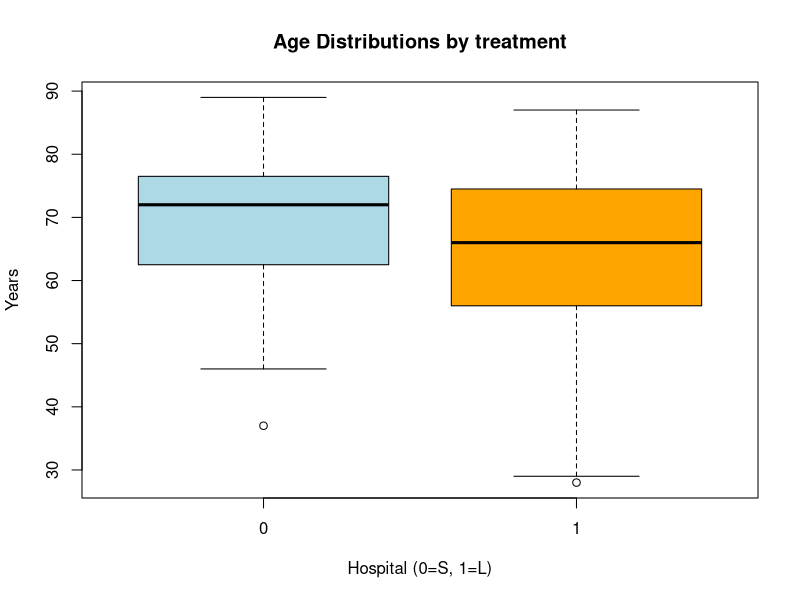
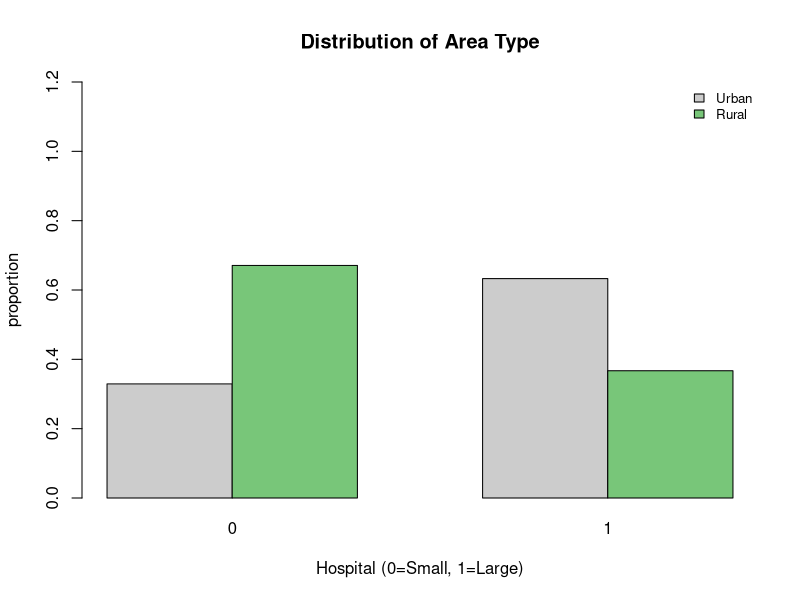
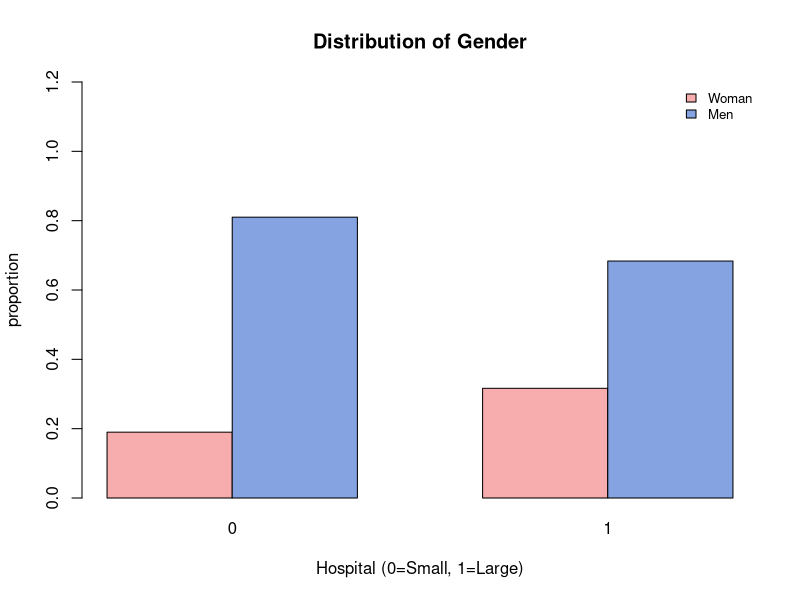
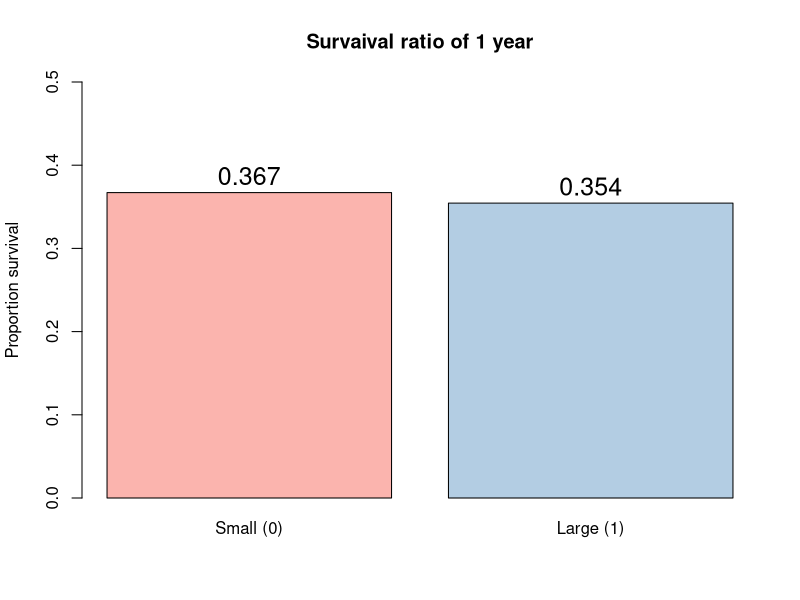
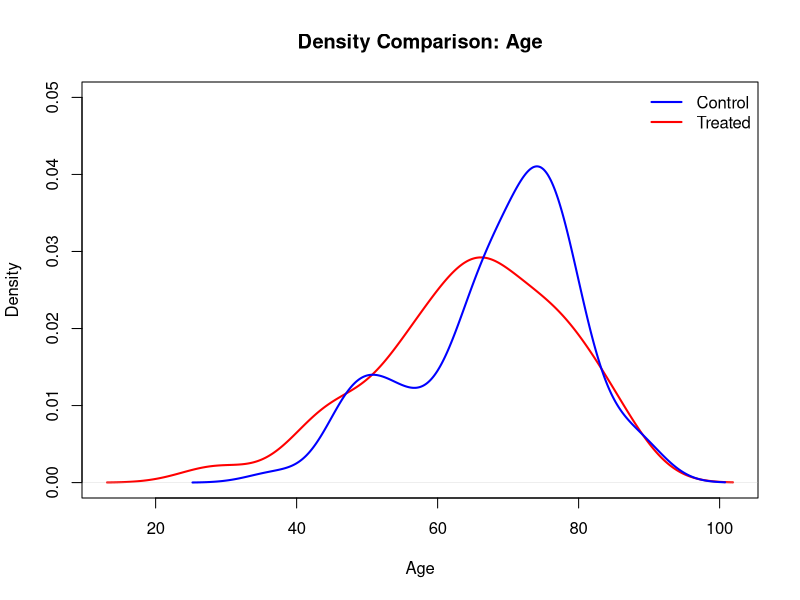
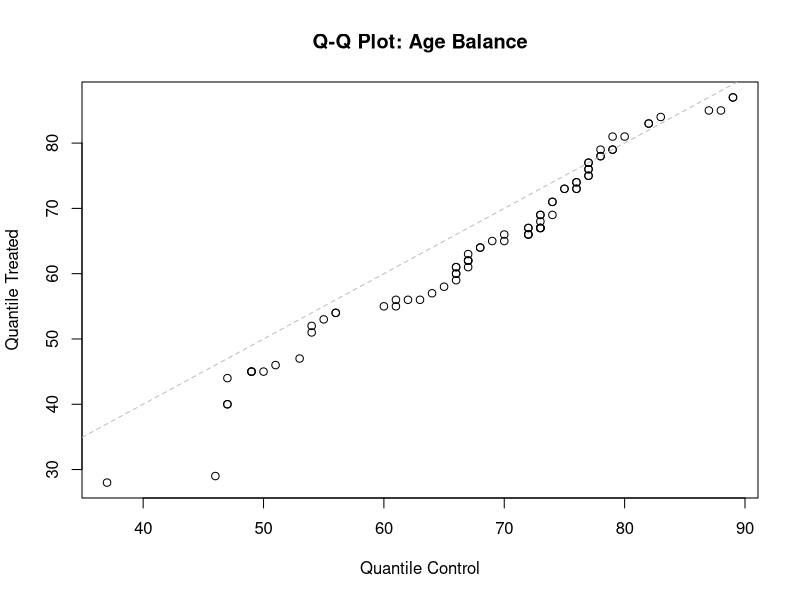
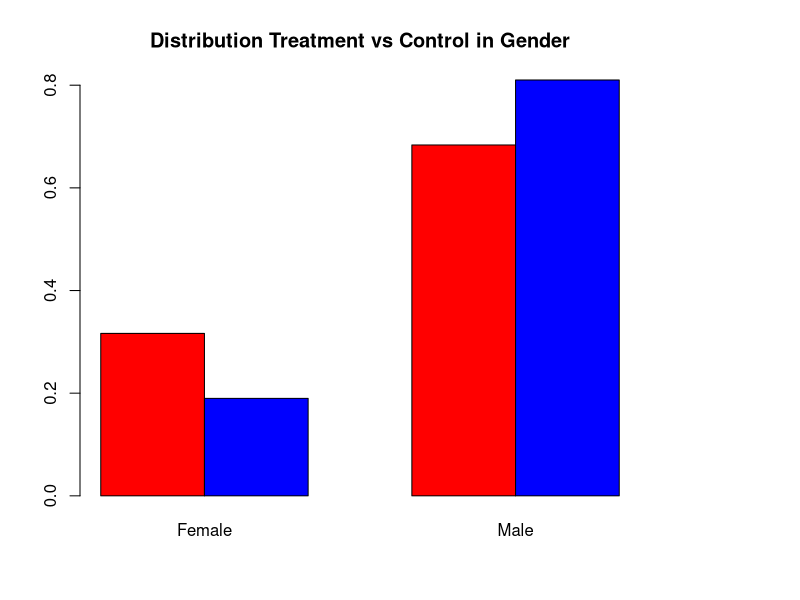
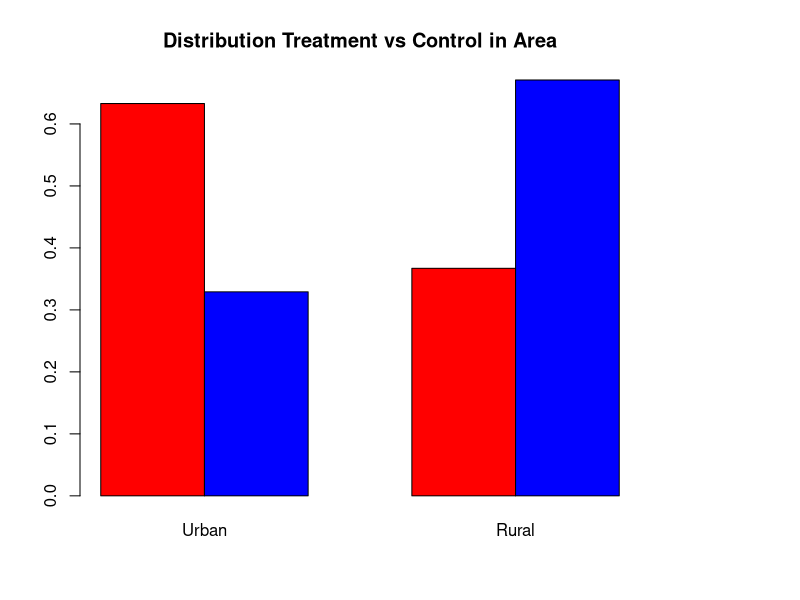

Recreate these plots in R, in order.

# Causal Inference
# Assignment 2
# Authors: Group 2 (Acciai Nathan, Canti Edoardo, Tarlini Davide)


library(dplyr)
library(sandwich)
library(lmtest)


data <- read.table("Karolinska.txt", header = TRUE, sep= " ")
n_total <- nrow(data)
n_groups <- table(data$hvdiag)
n_groups


#1)
#Valutare il bilanciamento e la sovrapposizione nelle covariate
# verificare se i due gruppi (trattati e controlli) sono simili rispetto alle covariate

#a) Ispezionare il numero totale di unità e quante appartengono a ogni gruppo di trattamento
#calcolare stat descrittive, media per campione e per ogni gruppo

#Media per tutte le covariate e per gruppo
covariates <- c("age", "rural", "male")

mean_total <- colMeans(data[, covariates])
mean_group <- aggregate(data[,covariates], by= list(hvdiag= data$hvdiag), FUN=mean)

cat("\n -- Total Mean ---\n")
print(mean_total)
cat("\n -- Total group ---\n")
print(mean_group)


#Barplot for the age of the tratment-control units
boxplot(age ~ hvdiag, data = data,
        main = "Age Distributions by treatment",
        col = c("lightblue", "orange"),
        xlab = "Hospital (0=S, 1=L)", ylab = "Years")

# Barplot per Rural
counts_rural <- table(data$rural, data$hvdiag)
counts_rural
barplot(prop.table(counts_rural, 2), beside = TRUE, 
        main = "Distribution of Area Type",
        col = c("#cccccc", "#78c679"),
        xlab = "Hospital (0=Small, 1=Large)", ylab = "proportion",
        ylim = c(0, 1.2),
        legend.text = c("Urban", "Rural"),
        args.legend = list(x = "topright", bty = "n", cex = 0.8))


# Barplot per Male
counts_male <- table(data$male, data$hvdiag)
barplot(prop.table(counts_male, 2), beside = TRUE, 
        main = "Distribution of Gender",
        col = c("#f7adad", "#85a3e0"),
        xlab = "Hospital (0=Small, 1=Large)", ylab = "proportion",
        ylim = c(0, 1.2), # Più spazio per la legenda
        legend.text = c("Woman", "Men"),
        args.legend = list(x = "topright", bty = "n", cex = 0.8))


surv_stats <- aggregate(survival ~ hvdiag, data = data, FUN = mean)
colnames(surv_stats) <- c("Hospital", "Ratio_Survival")
cat("--- Survival ratio ---\n")
print(surv_stats)

barplot(surv_stats$Ratio_Survival, 
        names.arg = c("Small (0)", "Large (1)"),
        main = "Survaival ratio of 1 year",
        col = c("#fbb4ae", "#b3cde3"),
        ylab = "Proportion survival",
        ylim = c(0, 0.5), # La sopravvivenza è intorno al 35-36%
)
# Aggiungo il valore esatto sopra le colonne
text(x = c(0.7, 1.9), y = surv_stats$Ratio_Survival + 0.02, 
     labels = round(surv_stats$Ratio_Survival, 3), cex = 1.5)

#Quello che si può vedere è questo.
#ETA: ha una differenza di 3 anni quindi i pazzienti negli ospedali grandi sono poco più anziani 
#che comunque potrebbe fare differenza essendo che aumenta il fattore di rischio per la mortalità
#RURALE: aui c'è una grossa differenza si parla di un 30% in più di popolazione negli ospedali piccoli che viene da campagna rispetto alla zona urbana
#Questa differenza potrebbe essere dato da diversi fattori, ma non va molto bne
#Maschio: C'è una maggiore concentrazione di maschi negli ospedali piccoli rispetto a quelli grandi di un 12%
#potrebbe portare sbiulanciamento.
#A prima vista, sembrerebbe che gli ospedali grandi siano peggiori (sopravvivenza più bassa del
# 1.3%). Tuttavia, grazie all'analisi delle covariate fatta prima, sappiamo che gli ospedali piccoli
# trattano pazienti molto più anziani e rurali. Questo è il classico esempio di bias da confondimento:
# i pazienti negli ospedali grandi potrebbero essere in condizioni cliniche iniziali più gravi che non
# sono catturate dalle sole covariate age, rural e male, oppure lo sbilanciamento delle covariate
# maschera il vero beneficio degli ospedali grandi.
#Quindi si deve andare a adottare metodo di aggiustamento per stimare il vero effetto causale.

#1b) calcolare per ogni covariata la differenza normalizzata,per l'eta che è variabile continua anche la misura di 
#bilanciamento normalizzata comparare

#DElta function
delta_calculation <- function(Xt,Xc){
  Xt_mean <- mean(Xt)
  Xc_mean <- mean(Xc)
  std_t <- var(Xt)
  std_c <- var(Xc)
  delta <- (Xt_mean- Xc_mean) / sqrt((std_c+std_t)/2)
  return(delta)
}

X_t <- data[data$hvdiag==1, ]
X_c <- data[data$hvdiag==0, ]
covariates <- c("age","rural", "male")

delta_table <-data.frame(
  Delta= sapply(covariates, function(nome_col) {
        delta_calculation(X_t[[nome_col]], X_c[[nome_col]])
   }))
delta_table

gamma_calculation<- function(Xt,Xc){
  sigmat <- sd(Xt)
  sigmac <- sd(Xc)
  gamma<- log(sigmat / sigmac)
  return(gamma)
}
gamma_age<-gamma_calculation(X_t[["age"]],X_c[["age"]])
gamma_age

#compare the covariate distribution
plot(density(X_t$age), col = "red", lwd = 2, 
     main = "Density Comparison: Age", 
     xlab = "Age", ylim = c(0, 0.05))
lines(density(X_c$age), col = "blue", lwd = 2)
legend("topright", legend = c("Control", "Treated"), 
       col = c("blue", "red"), lty = 1, lwd = 2, bty = "n")



qqplot(X_c$age, X_t$age, 
       xlab = "Quantile Control", ylab = "Quantile Treated",
       main = "Q-Q Plot: Age Balance")
abline(0, 1, col = "gray", lty = 2)


par(mar = c(5, 4, 4, 8))
barplot(rbind(prop.table(table(X_t$male)),
              prop.table(table(X_c$male))),
        beside = TRUE,
        main = "Distribution Treatment vs Control in Gender",
        col = c("red", "blue"),
        names.arg = c("Female", "Male")) 
legend("topright",
       inset = c(-0.50, 0),
       legend = c("Trattati", "Controlli"),
       fill = c("red", "blue"),
       xpd = TRUE,
       bty = "n")


barplot(rbind(prop.table(table(X_t$rural)),
              prop.table(table(X_c$rural))),
        beside = TRUE,
        main= "Distribution Treatment vs Control in Area",
        col = c("red", "blue"),
        names.arg = c("Urban", "Rural")) 
legend("topright",
       inset = c(-0.50, 0),
       legend = c("Trattati", "Controlli"),
       fill = c("red", "blue"),
       xpd = TRUE,
       bty = "n")

#conclusion
#There is substantial imbalance across all covariates. In particular, the normalized differences exceed the 
#common threshold of 0.1 for all variables, with especially large imbalance for the rural variable. 
#Additionally, for age, the dispersion measure (Γ = 0.15) indicates that the treated group exhibits higher variability.
#Δ| < 0.1 → buon bilanciamento
#Δ| > 0.1 → sbilanciamento
#overall, the evidence suggests that the treatment assignment is not independent of the observed covariates, 
#and adjustment methods are required before estimating causal effects




#2) SRE
#The age covariates is continuos, but the exercise required to trasform in deterministic variable with this range of age
#[25− 60), (60, 75], > 75
#The strata are 3*2*2 equal to a combinations of the covariates
age_cut <- cut(data$age,
               breaks = c(25, 60, 75, Inf),
               labels = c("[25-60)","[60,75]",">75"),
               right=TRUE
               )
age_cut
strata <- interaction(age_cut, data$male, data$rural, drop=TRUE)
length(levels(strata))

#now we go to inspect number of units in each strata
table_strata<-table(strata=strata, tratment_vs_control=data$hvdiag)
table_strata
#inspect the number of units treatment and control for age group
table_age_group<-table(age_cut, data$hvdiag)
table_age_group

#we can see in the range [25-60) we have more treatment than control, opposite in the range >75, the situation in the middle section
#is more equilibrated
#This means that the treatment is most commonly prescribed to young patients.

#2b)
#the strata that have only unit treated or control is the [25-60).0.1 that have 0 control and 2 treated
#This suggests a violation of the overlap assumption, as no comparison between treated and control units is possible within that stratum.
#the proportion of this case respect all units is

proportion_of_problem_strata <- function(table_strata){
  idx <- apply(table_strata, 1, function(x) any(x == 0))
  strata_names <- rownames(table_strata)[idx]
  
  units_problem <- sum(table_strata[idx, ])
  total_units <- sum(table_strata)
  prop <- units_problem / total_units
  
  return(list(
    strata = strata_names,
    n_strata = length(strata_names),
    proportion = prop
  ))
}
strata_problem <- proportion_of_problem_strata(table_strata)
strata_problem


#then we look strata with either one control or one treatment
proportion_of_one_strata <- function(table_strata){
  idx <- apply(table_strata, 1, function(x) any(x == 1))
  strata_names <- rownames(table_strata)[idx]
  
  units_problem <- sum(table_strata[idx, ])
  total_units <- sum(table_strata)
  prop <- units_problem / total_units
  
  return(list(
    strata = strata_names,
    n_strata = length(strata_names),
    proportion = prop
  ))
}
one_ct_strata <- proportion_of_one_strata(table_strata)
one_ct_strata

#now we go to see which strata have more than one units t/c in the strata
prop_good_strata <- function(tab){
  
  idx <- tab[,1] > 1 & tab[,2] > 1
  
  strata_names <- rownames(tab)[idx]
  n_strata <- sum(idx)
  
  units_good <- sum(tab[idx, ])
  
  
  total_units <- sum(tab)
  
  prop <- units_good / total_units
  
  return(list(
    strata = strata_names,
    n_strata = n_strata,
    proportion = prop
  ))
}
good_strata <- prop_good_strata(table_strata)
good_strata
data_filtered <- data[strata %in% good_strata$strata, ]
data_filtered$strata <- factor(strata[strata %in% good_strata$strata])

#Compute ATE e Variance estiamtor

compute_point_estimation<- function(data_filtered){
  strata_unique <- unique(data_filtered$strata)
  tau_hat <-0
  var_hat <-0
  N <- nrow(data_filtered)
  for(s in strata_unique){
    strata <- data_filtered[data_filtered$strata == s, ]
    Y_t <- strata$survival[strata$hvdiag==1]
    Y_c <- strata$survival[strata$hvdiag==0]
    n_t <- length(Y_t)
    n_c <- length(Y_c)
    n_s <- n_t + n_c
    w_s= n_s / N
    tau_s <- mean(Y_t) - mean(Y_c)
    tau_hat <- tau_hat +  tau_s *w_s
    var_s <- (var(Y_t) / n_t + var(Y_c) / n_c)
    var_hat <- var_hat + var_s * (w_s^2)
  }
  return(list(ATE= tau_hat, Variance_estimator= var_hat))
}

result_PE <- compute_point_estimation(data_filtered)
result_PE

#costruction CI 95%
alpha <- 0.05
z <- qnorm(1 - alpha/2)

se <- sqrt(result_PE$Variance_estimator)
ATE <- result_PE$ATE
CI_low <- ATE - z * se
CI_high <-ATE + z * se

CI <- c(CI_low, CI_high)
CI
result_ex <- data.frame(
  statistic = c("tau_hat", "variance_estimator", "CI_low", "CI_high"),
  value = c(
    result_PE$ATE,
    result_PE$Variance_estimator,
    CI[1],
    CI[2]
  )
)

result_ex
#The estimated Average Treatment Effect (ATE) is positive but small ($\hat{\tau} \approx 0.10$). 
#However, since the 95% confidence interval includes zero, there is no statistical evidence of a significant
#causal effect. This high level of uncertainty is consistent with the initial covariate imbalance and the 
#limited overlap between the treated and control groups within the strata."


# 3) 
#Lin estimator
#first of all Lin estimator required a centered covariates, that mean we subtrack the value of the covariates
#with the mean of this

age_c <- data$age - mean(data$age)
rural_c <- data$rural - mean(data$rural)
male_c <- data$male - mean(data$male)

#after this we construct a model for Lin estimator with the interaction of treatment and centered covariates
#for the interaction we have the *
Y_true <- data$survival
Treatment <- data$hvdiag
model <- lm(Y_true ~ Treatment * (age_c + rural_c + male_c))
summary(model)

lin_results <- coeftest(model, vcov = vcovHC(model, type = "HC3"))
lin_results

ace_lin <- lin_results["Treatment", "Estimate"]
se_lin <- lin_results["Treatment", "Std. Error"]


cat("ACE (Lin 2013):", ace_lin, "\nRobust SE:", se_lin)

#To correct for selection bias, we applied the estimator proposed by Winston Lin (2013),
# using a regression with interactions between the treatment and centered covariates. 
#This method provides a more efficient and robust estimate of the average causal effect (ACE). 
#The result shows an almost null effect (0,033) and a relatively large robust standard error (0.08666), 
#confirming that, after adjustment, the estimated causal effect is not statistically distinguishable from zero.


# 4)
covariates_names <- c("age", "rural", "male")
X <- as.matrix(data[, covariates_names])
X
# we don't use the scale because we don't have a extermis value in the dataset and scaled a binary value don't have to much sense

#build the model glm with binomial family for logistic regression

ps_model <- glm(Treatment ~ X, family = binomial())
summary(ps_model)

ps_score <- ps_model$fitted.values
ps_score
lpscore <- ps_model$linear.predictors
lpscore

by(ps_score, Treatment, summary)
par(mar = c(5, 4, 4, 8))
hist(ps_score[data$hvdiag == 1], col = rgb(0,0,1,0.5), 
     main = "Overlap of Propensity Score", xlab = "PS", breaks = 15)
hist(ps_score[data$hvdiag == 0], col = rgb(1,0,0,0.5), add = TRUE, breaks = 15)
legend("topright", 
       inset = c(-0.5, 0),    
       legend = c("Treated", "Control"), 
       fill = c(rgb(0,0,1,0.5), 
                rgb(1,0,0,0.5)),
       cex = 0.7,             
       xpd = TRUE,            
       bty = "n") 

#Clear imbalance: distributions diverge in the tails. Partial overlap makes trimming essential to remove non-comparable units.

#4a)
ps_score
#Discard control units with estimated propensity scores lower than the minimum 
#of the active treated units’ estimated propensity scores or higher than 
#the maximum of the active treated units’ estimated propensity scores.
minimum_ps_treated <- min(ps_score[data$hvdiag == 1])
maximum_ps_treated <- max(ps_score[data$hvdiag == 1])
ps_bounds_treated <- cbind(minimum_ps_treated, maximum_ps_treated)
ps_bounds_treated

filtered_data <- data[ps_score>=minimum_ps_treated & ps_score<=maximum_ps_treated, ]
filtered_data

total_cardinality <- nrow(data)
filtered_cardinality <- nrow(filtered_data)
data_cardinalities <- cbind(total_cardinality, filtered_cardinality)
data_cardinalities

# How many units did you discard? 
# What are we doing, and why is it important to discard these units?
# We are discarding 4 control units because these 4 units are too different from 
# those in the treatment group to make the two sets comparable.

# 4b) Re-estimate propensity scores on the new sample.
# For this we need to re-build the covariates, of course, using 
# the filtered data
covariates_names <- c("age", "rural", "male")
filtered_X <- as.matrix(filtered_data[, covariates_names])
filtered_X
# Confirming cardinalities
cat("Original Covariates:", nrow(X), "\nFiltered Covariates: ", nrow(filtered_X))    

# 4b) Re-estimate propensity scores on the new sample.
ps_model_filtered <- glm(hvdiag ~ age + rural + male, 
                         data = filtered_data, family = binomial())
summary(ps_model_filtered)

ps_score_filtered <- ps_model_filtered$fitted.values
ps_score_filtered
lpscore_filtered <- ps_model_filtered$linear.predictors
lpscore_filtered

by(ps_score_filtered, filtered_data$hvdiag, summary)

# Checking overlapping
par(mar = c(5, 4, 4, 8))
hist(ps_score_filtered[filtered_data$hvdiag == 1], col = rgb(0,0,1,0.5), 
    main = "Filtered data Overlapping", xlab = "Re-estimated PS", breaks = 15,
     xlim = c(0, 1)) 

hist(ps_score_filtered[filtered_data$hvdiag == 0],col = rgb(1,0,0,0.5), add = TRUE, 
     breaks = 15)

legend("topright",inset = c(-0.5, 0),legend = c("Treated", "Control"), 
      fill = c(rgb(0,0,1,0.5), rgb(1,0,0,0.5)), cex = 0.7,xpd = TRUE,  bty = "n")

# for 4c We are going to re-use delta_calculation
ps_t_new <- ps_score_filtered[filtered_data$hvdiag == 1]
ps_c_new <- ps_score_filtered[filtered_data$hvdiag == 0]
delta_ps_final <- delta_calculation(ps_t_new, ps_c_new)
# Balance Measure on Re-estimated PS
print(delta_ps_final)

# previous value:
ps_t_old <- ps_score[data$hvdiag == 1]
ps_c_old <- ps_score[data$hvdiag == 0]
delta_ps_initial <- delta_calculation(ps_t_old, ps_c_old)
ps_old_new <- cbind(delta_ps_initial, delta_ps_final)
ps_old_new




### Exercise 5
w = filtered_data$hvdiag
ps_score_filtered <- ps_model_filtered$fitted.values

# Subclassification of trimmed sample
breaks <- quantile(ps_score_filtered, probs = c(0, 0.25, 0.50, 0.70, 0.85, 1))
subclasses <- cut(ps_score_filtered, breaks = breaks, labels = 1:5, include.lowest = TRUE)
strata_sizes <- table(subclasses)
breaks
subclasses
strata_sizes

# 5a
subclass_table <- table(subclasses, w)
colnames(subclass_table) <- c("Control", "Treated")
print(subclass_table)

# Plot PS histogram per strata
par(mfrow=c(2,3))
for(j in 1:5){
  
  hist(ps_score_filtered[w==1 & subclasses==j], breaks=20, freq=FALSE, ylab="", 
       xlab=paste("Propensity scores", "-", "Stratum", j), 
       axes = FALSE, ,col=4, density=30, main="")
  hist(ps_score_filtered[w==0 & subclasses==j], breaks=20, freq=FALSE, col=2, add=T, density=30)
  axis(1)
}
plot(1:3, 1:3, type="n", axes=FALSE, xlab="", ylab="")
legend("topright", legend=c("Control group", "Treatment group"), col=c(2,4), lty=c(1,1))
par(mfrow=c(1,1))

# 5b
# Part 1: Normalized Differences pre and post stratification
s20 <- apply(filtered_X[w==0,], 2, var)
s21 <- apply(filtered_X[w==1,], 2, var)

norm_diff = function(X, w) {
  Xm <- apply(X,2,mean)
  Xm0 <-apply(X[w==0,], 2, mean) 
  Xm1<-apply(X[w==1,], 2, mean)
  
  DeltaX<- (Xm1-Xm0)/sqrt({s20+s21}/2)
  
  return(DeltaX)
}

complete_norm_diff = norm_diff(filtered_X, w)
complete_norm_diff

split_data <- lapply(split(filtered_X, subclasses), matrix, ncol=3)
split_w <- lapply(split(w, subclasses), as.matrix)
split_data
split_w

strat_diffs <- Map(norm_diff, split_data, split_w)
strat_diffs

diff_matrix <- do.call(rbind, strat_diffs)
weights <- strata_sizes / sum(strata_sizes)
strat_norm_diff <- t(weights) %*% diff_matrix
strat_norm_diff

# Love plot
par(mar=c(5, 12, 4, 2) + 0.1)
plot(complete_norm_diff, 1:length(complete_norm_diff), pch=19, ylab="",
     xlab="Normalized Mean Differences", col=2, axes=FALSE, 
     main="",xlim=c(-1,1))
points(strat_norm_diff,1:length(complete_norm_diff), pch=19, col=4)
abline(v=0, lty=2)
axis(2, at=1:1:ncol(filtered_X), labels = c('age', "rural", "male"), las=2)
axis(1)
legend("topright", legend=c(expression(Delta[ct]), expression(Delta[ct]^strat)),
       col=c(2,4), pch=c(19,19))
box()

# Part 2: Assess balance in the covariates using each covariate as an outcome
# Complete Sample statistics
Xm0 <-apply(filtered_X[w==0,], 2, mean)
Xm1<-apply(filtered_X[w==1,], 2, mean)
tau_complete = Xm1-Xm0
s20 <- apply(filtered_X[w==0,], 2, var)
s21 <- apply(filtered_X[w==1,], 2, var)
s2<- {s20*(sum(1-w)-1) + s21*(sum(w)-1)}/{length(w)-2}
z_complete <- tau_complete/sqrt(s2*{1/sum(1-w) + 1/sum(w)})
tau_complete
z_complete

# Stratified Statistics
balance.check = function(w, x, pstrata)
{
  ej.levels = sort(unique(pstrata))
  J      = length(ej.levels)
  PiJ     = rep(0, J)
  TauJ    = rep(0, J)
  varJ    = rep(0, J)
  for(j in 1:J)
  {
    ej         = ej.levels[j]
    wj         = w[pstrata == ej] 
    xj         = x[pstrata == ej]
    PiJ[j]     = length(wj)/length(w)
    TauJ[j]    = mean(xj[wj==1]) - mean(xj[wj==0])
    varj <- (var(xj[wj==1])*{sum(wj)-1} + var(xj[wj==0])*{sum(1-wj)-1})/{length(wj)-2}
    varJ[j]    = varj*{1/sum(wj) + 1/sum(1-wj)}
    
  }
  
  tau <- sum(PiJ*TauJ)
  V.tau <- sum({PiJ^2}*varJ)
  
  list(TauJ=TauJ, varJ=varJ, Tau=tau, V.tau=V.tau)
}

tau.x <- var.tau.x <- z.x<- matrix(NA, nrow=ncol(filtered_X), ncol = {5+1})
colnames(tau.x)<-colnames(var.tau.x)<- colnames(z.x) <- c(paste("Stratum ", 1:5), "All")
rownames(tau.x)<-rownames(var.tau.x)<- rownames(z.x) <-colnames(filtered_X)
lb.x<- ub.x<-Delta.ct.s<-p.value.x<-rep(0,ncol(filtered_X))
alpha<-0.05

for(ell in 1:ncol(filtered_X)){
  balance.x<-  balance.check(w, filtered_X[,ell], subclasses)
  
  tau.x[ell,]<- c(balance.x$TauJ, balance.x$Tau)
  var.tau.x[ell,]<- c(balance.x$varJ, balance.x$V.tau)  
  z.x[ell,]<- c(balance.x$TauJ/sqrt(balance.x$varJ), balance.x$Tau/sqrt(balance.x$V.tau))
  
  lb.x[ell] <- balance.x$Tau-qnorm(1-alpha/2)*sqrt(balance.x$V.tau)
  ub.x[ell] <- balance.x$Tau+qnorm(1-alpha/2)*sqrt(balance.x$V.tau)
  
  mr <- lm(filtered_X[,ell]~as.factor(subclasses))
  me <- lm(filtered_X[,ell]~w*as.factor(subclasses))
  p.value.x[ell]<- anova(mr, me)$Pr[2]
}

# Plot tables to compare complete sample vs stratified statistics
round(tau.x,2)
round(cbind(Xm1-Xm0, tau.x),2)
round(sqrt(var.tau.x),2)
round(cbind(sqrt(s2*{1/sum(1-w) + 1/sum(w)}), sqrt(var.tau.x)),2)

z.x[is.nan(z.x)] <-0  
z.x
round(cbind(z_complete,z.x, p.value.x),3)

round(cbind(lb.x, ub.x),3)

# Plot of tau.x and their 95% CI 
plot(seq(1,3),tau.x[1:3,ncol(tau.x)], ylim=c(min(lb.x)-0.5, max(ub.x)+0.5), pch=19, cex=2, axes=FALSE, xlab="", ylab="")
for(ell in 1:3){
  segments(ell,lb.x[ell], ell,ub.x[ell])
}
abline(h=0, lty=2)
axis(1, at=seq(1,3), labels = c("age", "rural", "male"), cex.axis=0.75)
axis(2, at=seq(round(min(lb.x), 2)-0.5, round(max(ub.x), 2)+0.5, by=0.5, ))

# Plot tau.x and their 95% CI just for rural and male covariates (much smaller CIs)
plot(seq(2,3),tau.x[2:3,ncol(tau.x)], ylim=c(-0.3, 0.3), pch=19, cex=2, axes=FALSE, xlab="", ylab="")
for(ell in 2:3){
  segments(ell,lb.x[ell], ell,ub.x[ell])
}
abline(h=0, lty=2)
axis(1, at=seq(2,3), labels = c("rural", "male"), cex.axis=0.75)
axis(2, at=seq(-0.3, 0.3, by=0.03,))

# 5c
# Analysis Phase
filtered_Y <- filtered_data["survival"]
  
strat_ATE = function(w, y, pstrata)
{
  ej.levels = sort(unique(pstrata))
  J      = length(ej.levels)
  PiJ     = rep(0, J)
  TauJ    = rep(0, J)
  varJ    = rep(0, J)
  for(j in 1:J)
  {
    ej         = ej.levels[j]
    wj         = w[pstrata == ej] 
    yj         = y[pstrata == ej, ]
    PiJ[j]     = length(wj)/length(w)
    TauJ[j]    = mean(yj[wj==1]) - mean(yj[wj==0])
    varJ[j] <- (var(yj[wj==1])/sum(wj)) + (var(yj[wj==0])/sum(1-wj))
  }
  
  tau <- sum(PiJ*TauJ)
  V.tau <- sum({PiJ^2}*varJ)
  
  list(TauJ=TauJ, varJ=varJ, Tau=tau, V.tau=V.tau)
} 
  
tau_ATE <- strat_ATE(w, filtered_Y, subclasses)  
tau_ATE  

alpha = 0.05
ATE.lb <- tau_ATE$Tau-qnorm(1-alpha/2)*sqrt(tau_ATE$V.tau)
ATE.ub <- tau_ATE$Tau+qnorm(1-alpha/2)*sqrt(tau_ATE$V.tau)
c(ATE.lb, ATE.ub)

# 5d
library(car)
CovAdj_Subps  = function(w, y, x, pstrata){
  ej.levels = unique(pstrata)
  J      = length(ej.levels)
  PiJ     = rep(0, J)
  TauJ    = rep(0, J)
  varJ    = rep(0, J)
  
  for(j in 1:J)
  {
    ej         = ej.levels[j]
    wj         = w[pstrata == ej]
    xj         = x[pstrata == ej,]
    zxj         = scale(xj, center=TRUE, scale=FALSE)
    yj         = y[pstrata == ej,]
    PiJ[j]     = length(wj)/length(w)
    reg.int    =  lm ( yj ~ wj + zxj + wj*zxj )
    TauJ[j]    =  coef( reg.int )[2]
    varJ[j]    =  hccm(reg.int, type="hc2")[2 , 2]
  }
  
  return(c(sum(PiJ*TauJ), sum(PiJ^2*varJ)))
} 

tau_lin <- CovAdj_Subps(w, filtered_Y, filtered_data['age'], subclasses)
tau_lin

sqrt(0.007947282)

# Matching. Use a matching method to estimate the average treatment effect 
# on the treated population
#
# (a) Create a match subsample using 1-to-1 matching with replacement 
# with exact matching on male and rural

# First we need to consider the Design Phase
# A reminder: exact matches means that for 
# each unit i in the Treated we find m_(i) s.t X_{i} = X_{m(i)}
# The assignment says that the match must be exact ON male and rural,
# so ok no "error" allowed on that. This leaves age "free", so we can
# decide which distance metric to use.
# 
# for what we are going to do we refer to the official doc:
# https://cran.r-project.org/web/packages/Matching/Matching.pdf
install.packages("Matching")
library(Matching)
# by reading the matching documentazione Match expects vectors as args
# so the first thing to do is to prepare those vectors (taking them 
# from covariates)
X

# From documentation:
# Y := outcome
# Tr := vector of 0s for control units and 1 for treatment units we can do it
# transforming the True/False into 0/1 as.integer(data$hvdiag == 1)  
# M arg is the number of matches and by default is 1 to 1 so leaving it empty
# Weight = 2 is the Mahalanobis
# EXACT IS THE VECTOR OF TRUE/FALSE for telling the method on which
# covariates use or not use exact matching so since 
# X == ["age", "rural", "male"], we want it as [FALSE, TRUE, TRUE]
match <- Match(Y = data$survival, Tr = as.integer(data$hvdiag == 1),
           X = X, Weight = 2, replace = TRUE, exact = c(FALSE, TRUE, TRUE))
summary(match)

#b) 
MatchBalance(data$hvdiag == 1 ~ age + rural + male, 
             match.out = match, 
             nboots = 500, 
             data = data)

#c)
match_adj <- Match(Y = data$survival, Tr = as.integer(data$hvdiag == 1),
                   X = X, Weight = 2, replace = TRUE, 
                   exact = c(FALSE, TRUE, TRUE), BiasAdjust = TRUE, 
                   Z = data$age)
match_adj

estimated_treated <- match_adj$est
estimated_treated

sample_variance <- match_adj$se^2
sample_variance

# Confidence Intevral at 95%
# 1.96

lower_bound <- estimated_treated - 1.96 * match_adj$se
upper_bound <- estimated_treated + 1.96 * match_adj$se
ci = cbind(lower_bound, upper_bound)
ci
